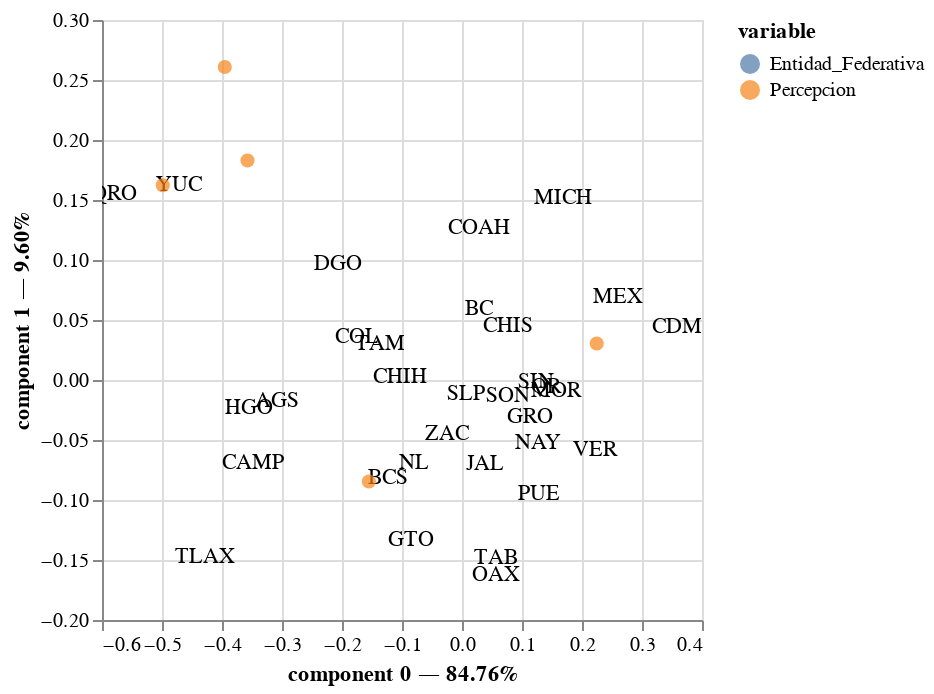

Write notebook code for a chart like this one.
### Code cell
ca.plot(contingency_table_corruption_perception, x_component = 0, y_component = 1, show_row_markers = False,
        show_column_markers = True, show_row_labels = True, show_column_labels = False)

### Figure 1 — Vega specification as saved in the notebook (floating-point values rounded to 4 significant figures)
{"$schema": "https://vega.github.io/schema/vega/v5.json", "data": [{"name": "param_5_store"}, {"name": "source_0", "values": [{"component 0": -0.3085, "component 1": -0.01734, "value": "AGS", "variable": "Entidad_Federativa"}, {"component 0": 0.02889, "component 1": 0.05953, "value": "BC", "variable": "Entidad_Federativa"}, {"component 0": -0.1231, "component 1": -0.08158, "value": "BCS", "variable": "Entidad_Federativa"}, {"component 0": -0.3479, "component 1": -0.069, "value": "CAMP", "variable": "Entidad_Federativa"}, {"component 0": 0.3714, "component 1": 0.04439, "value": "CDMX", "variable": "Entidad_Federativa"}, {"component 0": -0.1028, "component 1": 0.002473, "value": "CHIH", "variable": "Entidad_Federativa"}, {"component 0": 0.07678, "component 1": 0.04538, "value": "CHIS", "variable": "Entidad_Federativa"}, {"component 0": 0.02875, "component 1": 0.1266, "value": "COAH", "variable": "Entidad_Federativa"}, {"component 0": -0.175, "component 1": 0.0357, "value": "COL", "variable": "Entidad_Federativa"}, {"component 0": -0.2059, "component 1": 0.09639, "value": "DGO", "variable": "Entidad_Federativa"}, {"component 0": 0.113, "component 1": -0.03093, "value": "GRO", "variable": "Entidad_Federativa"}, {"component 0": -0.08546, "component 1": -0.1335, "value": "GTO", "variable": "Entidad_Federativa"}, {"component 0": -0.3544, "component 1": -0.02339, "value": "HGO", "variable": "Entidad_Federativa"}, {"component 0": 0.03885, "component 1": -0.07014, "value": "JAL", "variable": "Entidad_Federativa"}, {"component 0": 0.2604, "component 1": 0.06898, "value": "MEX", "variable": "Entidad_Federativa"}, {"component 0": 0.1688, "component 1": 0.1515, "value": "MICH", "variable": "Entidad_Federativa"}, {"component 0": 0.156, "component 1": -0.009104, "value": "MOR", "variable": "Entidad_Federativa"}, {"component 0": 0.1264, "component 1": -0.05237, "value": "NAY", "variable": "Entidad_Federativa"}, {"component 0": -0.07986, "component 1": -0.06887, "value": "NL", "variable": "Entidad_Federativa"}, {"component 0": 0.05733, "component 1": -0.1621, "value": "OAX", "variable": "Entidad_Federativa"}, {"component 0": 0.1289, "component 1": -0.09535, "value": "PUE", "variable": "Entidad_Federativa"}, {"component 0": 0.1407, "component 1": -0.005498, "value": "QR", "variable": "Entidad_Federativa"}, {"component 0": -0.5794, "component 1": 0.1552, "value": "QRO", "variable": "Entidad_Federativa"}, {"component 0": 0.1239, "component 1": -0.001747, "value": "SIN", "variable": "Entidad_Federativa"}, {"component 0": 0.006109, "component 1": -0.01208, "value": "SLP", "variable": "Entidad_Federativa"}, {"component 0": 0.07602, "component 1": -0.01324, "value": "SON", "variable": "Entidad_Federativa"}, {"component 0": 0.05692, "component 1": -0.1482, "value": "TAB", "variable": "Entidad_Federativa"}, {"component 0": -0.1369, "component 1": 0.03028, "value": "TAM", "variable": "Entidad_Federativa"}, {"component 0": -0.4281, "component 1": -0.1476, "value": "TLAX", "variable": "Entidad_Federativa"}, {"component 0": 0.2214, "component 1": -0.05813, "value": "VER", "variable": "Entidad_Federativa"}, {"component 0": -0.4712, "component 1": 0.1626, "value": "YUC", "variable": "Entidad_Federativa"}, {"component 0": -0.0258, "component 1": -0.04491, "value": "ZAC", "variable": "Entidad_Federativa"}]}, {"name": "source_1", "values": [{"component 0": -0.3085, "component 1": -0.01734, "label": "AGS"}, {"component 0": 0.02889, "component 1": 0.05953, "label": "BC"}, {"component 0": -0.1231, "component 1": -0.08158, "label": "BCS"}, {"component 0": -0.3479, "component 1": -0.069, "label": "CAMP"}, {"component 0": 0.3714, "component 1": 0.04439, "label": "CDMX"}, {"component 0": -0.1028, "component 1": 0.002473, "label": "CHIH"}, {"component 0": 0.07678, "component 1": 0.04538, "label": "CHIS"}, {"component 0": 0.02875, "component 1": 0.1266, "label": "COAH"}, {"component 0": -0.175, "component 1": 0.0357, "label": "COL"}, {"component 0": -0.2059, "component 1": 0.09639, "label": "DGO"}, {"component 0": 0.113, "component 1": -0.03093, "label": "GRO"}, {"component 0": -0.08546, "component 1": -0.1335, "label": "GTO"}, {"component 0": -0.3544, "component 1": -0.02339, "label": "HGO"}, {"component 0": 0.03885, "component 1": -0.07014, "label": "JAL"}, {"component 0": 0.2604, "component 1": 0.06898, "label": "MEX"}, {"component 0": 0.1688, "component 1": 0.1515, "label": "MICH"}, {"component 0": 0.156, "component 1": -0.009104, "label": "MOR"}, {"component 0": 0.1264, "component 1": -0.05237, "label": "NAY"}, {"component 0": -0.07986, "component 1": -0.06887, "label": "NL"}, {"component 0": 0.05733, "component 1": -0.1621, "label": "OAX"}, {"component 0": 0.1289, "component 1": -0.09535, "label": "PUE"}, {"component 0": 0.1407, "component 1": -0.005498, "label": "QR"}, {"component 0": -0.5794, "component 1": 0.1552, "label": "QRO"}, {"component 0": 0.1239, "component 1": -0.001747, "label": "SIN"}, {"component 0": 0.006109, "component 1": -0.01208, "label": "SLP"}, {"component 0": 0.07602, "component 1": -0.01324, "label": "SON"}, {"component 0": 0.05692, "component 1": -0.1482, "label": "TAB"}, {"component 0": -0.1369, "component 1": 0.03028, "label": "TAM"}, {"component 0": -0.4281, "component 1": -0.1476, "label": "TLAX"}, {"component 0": 0.2214, "component 1": -0.05813, "label": "VER"}, {"component 0": -0.4712, "component 1": 0.1626, "label": "YUC"}, {"component 0": -0.0258, "component 1": -0.04491, "label": "ZAC"}]}, {"name": "source_2", "values": [{"component 0": -0.1552, "component 1": -0.08456, "value": "Frecuente", "variable": "Percepcion"}, {"component 0": 0.2245, "component 1": 0.03041, "value": "Muy_Frecuente", "variable": "Percepcion"}, {"component 0": -0.3953, "component 1": 0.2608, "value": "Nada_Frecuente", "variable": "Percepcion"}, {"component 0": -0.3575, "component 1": 0.1829, "value": "No_Sabe", "variable": "Percepcion"}, {"component 0": -0.4987, "component 1": 0.1623, "value": "Poco_Frecuente", "variable": "Percepcion"}]}, {"name": "source_0_color_domain_variable_0", "values": [{"variable": "Entidad_Federativa"}]}, {"name": "source_2_color_domain_variable_1", "values": [{"variable": "Percepcion"}]}], "signals": [{"name": "unit", "value": {}, "on": [{"events": "pointermove", "update": "isTuple(group()) ? group() : unit"}]}, {"name": "param_5", "update": "vlSelectionResolve(\"param_5_store\", \"union\")"}, {"name": "param_5_component_0", "on": [{"events": [{"source": "view", "type": "dblclick"}], "update": "null"}, {"events": {"signal": "param_5_translate_delta"}, "update": "panLinear(param_5_translate_anchor.extent_x, -param_5_translate_delta.x / width)"}, {"events": {"signal": "param_5_zoom_delta"}, "update": "zoomLinear(domain(\"x\"), param_5_zoom_anchor.x, param_5_zoom_delta)"}]}, {"name": "param_5_component_1", "on": [{"events": [{"source": "view", "type": "dblclick"}], "update": "null"}, {"events": {"signal": "param_5_translate_delta"}, "update": "panLinear(param_5_translate_anchor.extent_y, param_5_translate_delta.y / height)"}, {"events": {"signal": "param_5_zoom_delta"}, "update": "zoomLinear(domain(\"y\"), param_5_zoom_anchor.y, param_5_zoom_delta)"}]}, {"name": "param_5_tuple", "on": [{"events": [{"signal": "param_5_component_0 || param_5_component_1"}], "update": "param_5_component_0 && param_5_component_1 ? {unit: \"view_5\", fields: param_5_tuple_fields, values: [param_5_component_0,param_5_component_1]} : null"}]}, {"name": "param_5_tuple_fields", "value": [{"field": "component 0", "channel": "x", "type": "R"}, {"field": "component 1", "channel": "y", "type": "R"}]}, {"name": "param_5_translate_anchor", "value": {}, "on": [{"events": [{"source": "scope", "type": "pointerdown"}], "update": "{x: x(unit), y: y(unit), extent_x: domain(\"x\"), extent_y: domain(\"y\")}"}]}, {"name": "param_5_translate_delta", "value": {}, "on": [{"events": [{"source": "window", "between": [{"source": "scope", "type": "pointerdown"}, {"source": "window", "type": "pointerup"}], "type": "pointermove", "consume": true}], "update": "{x: param_5_translate_anchor.x - x(unit), y: param_5_translate_anchor.y - y(unit)}"}]}, {"name": "param_5_zoom_anchor", "on": [{"events": [{"source": "scope", "type": "wheel", "consume": true}], "update": "{x: invert(\"x\", x(unit)), y: invert(\"y\", y(unit))}"}]}, {"name": "param_5_zoom_delta", "on": [{"events": [{"source": "scope", "type": "wheel", "consume": true}], "update": "pow(1.001, event.deltaY * pow(16, event.deltaMode))", "force": true}]}, {"name": "param_5_modify", "on": [{"events": {"signal": "param_5_tuple"}, "update": "modify(\"param_5_store\", param_5_tuple, true)"}]}], "marks": [{"type": "symbol", "name": "view_5_marks", "from": {"data": "source_0"}, "encode": {"update": {"y": {"field": "component 1", "scale": "y"}, "shape": {"value": "circle"}, "fill": {"field": "variable", "scale": "color"}, "opacity": {"value": 0.7}, "x": {"field": "component 0", "scale": "x"}, "size": {"value": 0}, "tooltip": {"signal": "{\"variable\": isValid(datum[\"variable\"]) ? datum[\"variable\"] : \"\"+datum[\"variable\"], \"value\": isValid(datum[\"value\"]) ? datum[\"value\"] : \"\"+datum[\"value\"], \"component 0\": format(datum[\"component 0\"], \"\"), \"component 1\": format(datum[\"component 1\"], \"\")}"}}}, "style": ["circle"], "interactive": true, "clip": true}, {"type": "text", "name": "layer_1_marks", "from": {"data": "source_1"}, "encode": {"update": {"fill": {"value": "black"}, "text": {"signal": "isValid(datum[\"label\"]) ? datum[\"label\"] : \"\"+datum[\"label\"]"}, "align": {"value": "center"}, "y": {"field": "component 1", "scale": "y"}, "baseline": {"value": "middle"}, "x": {"field": "component 0", "scale": "x"}}}, "clip": true, "style": ["text"], "interactive": false}, {"type": "symbol", "name": "layer_2_marks", "from": {"data": "source_2"}, "encode": {"update": {"opacity": {"value": 0.7}, "shape": {"value": "circle"}, "fill": {"field": "variable", "scale": "color"}, "y": {"field": "component 1", "scale": "y"}, "x": {"field": "component 0", "scale": "x"}, "size": {"value": 50}, "tooltip": {"signal": "{\"variable\": isValid(datum[\"variable\"]) ? datum[\"variable\"] : \"\"+datum[\"variable\"], \"value\": isValid(datum[\"value\"]) ? datum[\"value\"] : \"\"+datum[\"value\"], \"component 0\": format(datum[\"component 0\"], \"\"), \"component 1\": format(datum[\"component 1\"], \"\")}"}}}, "clip": true, "style": ["circle"], "interactive": true}], "scales": [{"name": "x", "type": "linear", "domain": {"fields": [{"data": "source_0", "field": "component 0"}, {"data": "source_1", "field": "component 0"}, {"data": "source_2", "field": "component 0"}]}, "range": [0, {"signal": "width"}], "zero": false, "nice": true, "domainRaw": {"signal": "param_5[\"component 0\"]"}}, {"name": "y", "type": "linear", "domain": {"fields": [{"data": "source_0", "field": "component 1"}, {"data": "source_1", "field": "component 1"}, {"data": "source_2", "field": "component 1"}]}, "range": [{"signal": "height"}, 0], "zero": false, "nice": true, "domainRaw": {"signal": "param_5[\"component 1\"]"}}, {"name": "color", "type": "ordinal", "domain": {"fields": [{"data": "source_0_color_domain_variable_0", "field": "variable"}, {"data": "source_2_color_domain_variable_1", "field": "variable"}], "sort": true}, "range": "category"}], "axes": [{"scale": "x", "labels": false, "ticks": false, "orient": "bottom", "zindex": 0, "maxExtent": 0, "gridScale": "y", "minExtent": 0, "grid": true, "domain": false, "aria": false, "tickCount": {"signal": "ceil(width/40)"}}, {"scale": "y", "aria": false, "orient": "left", "ticks": false, "tickCount": {"signal": "ceil(height/40)"}, "zindex": 0, "minExtent": 0, "grid": true, "domain": false, "labels": false, "gridScale": "x", "maxExtent": 0}, {"scale": "x", "tickCount": {"signal": "ceil(width/40)"}, "orient": "bottom", "labelFlush": true, "title": "component 0 — 84.76%", "labelOverlap": true, "zindex": 0, "grid": false}, {"scale": "y", "grid": false, "labelOverlap": true, "zindex": 0, "orient": "left", "tickCount": {"signal": "ceil(height/40)"}, "title": "component 1 — 9.60%"}], "style": "cell", "legends": [{"fill": "color", "symbolType": "circle", "title": "variable", "encode": {"symbols": {"update": {"opacity": {"value": 0.7}}}}}], "padding": 5, "background": "white", "height": 300, "width": 300}
